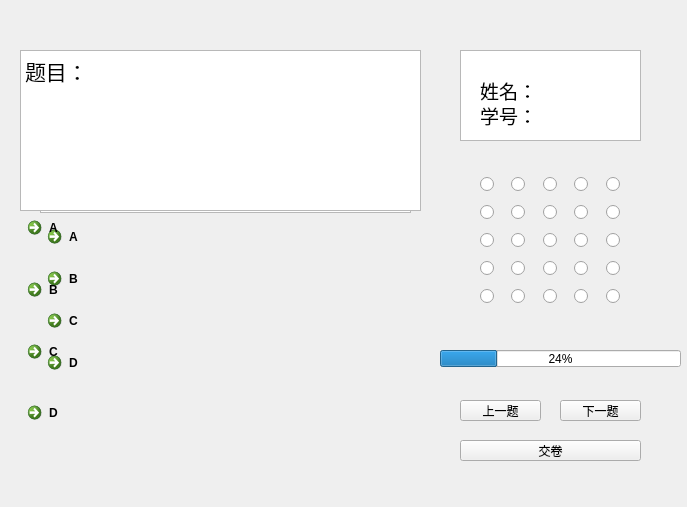
<?xml version="1.0" encoding="UTF-8"?>
<ui version="4.0">
 <class>studentexam</class>
 <widget class="QWidget" name="studentexam">
  <property name="geometry">
   <rect>
    <x>0</x>
    <y>0</y>
    <width>687</width>
    <height>507</height>
   </rect>
  </property>
  <property name="windowTitle">
   <string>Form</string>
  </property>
  <widget class="QProgressBar" name="progressBar">
   <property name="geometry">
    <rect>
     <x>440</x>
     <y>350</y>
     <width>241</width>
     <height>17</height>
    </rect>
   </property>
   <property name="value">
    <number>24</number>
   </property>
  </widget>
  <widget class="QWidget" name="verticalLayoutWidget">
   <property name="geometry">
    <rect>
     <x>460</x>
     <y>50</y>
     <width>181</width>
     <height>91</height>
    </rect>
   </property>
   <layout class="QVBoxLayout" name="verticalLayout"/>
  </widget>
  <widget class="QWidget" name="gridLayoutWidget">
   <property name="geometry">
    <rect>
     <x>480</x>
     <y>170</y>
     <width>151</width>
     <height>141</height>
    </rect>
   </property>
   <layout class="QGridLayout" name="gridLayout">
    <item row="3" column="1">
     <widget class="QRadioButton" name="radioButton_17">
      <property name="text">
       <string/>
      </property>
     </widget>
    </item>
    <item row="3" column="2">
     <widget class="QRadioButton" name="radioButton_18">
      <property name="text">
       <string/>
      </property>
     </widget>
    </item>
    <item row="3" column="3">
     <widget class="QRadioButton" name="radioButton_19">
      <property name="text">
       <string/>
      </property>
     </widget>
    </item>
    <item row="2" column="1">
     <widget class="QRadioButton" name="radioButton_12">
      <property name="text">
       <string/>
      </property>
     </widget>
    </item>
    <item row="2" column="4">
     <widget class="QRadioButton" name="radioButton_15">
      <property name="text">
       <string/>
      </property>
     </widget>
    </item>
    <item row="3" column="0">
     <widget class="QRadioButton" name="radioButton_16">
      <property name="text">
       <string/>
      </property>
     </widget>
    </item>
    <item row="3" column="4">
     <widget class="QRadioButton" name="radioButton_20">
      <property name="text">
       <string/>
      </property>
     </widget>
    </item>
    <item row="1" column="1">
     <widget class="QRadioButton" name="radioButton_7">
      <property name="text">
       <string/>
      </property>
     </widget>
    </item>
    <item row="0" column="2">
     <widget class="QRadioButton" name="radioButton_3">
      <property name="text">
       <string/>
      </property>
     </widget>
    </item>
    <item row="1" column="0">
     <widget class="QRadioButton" name="radioButton_6">
      <property name="text">
       <string/>
      </property>
     </widget>
    </item>
    <item row="0" column="3">
     <widget class="QRadioButton" name="radioButton_4">
      <property name="text">
       <string/>
      </property>
     </widget>
    </item>
    <item row="1" column="2">
     <widget class="QRadioButton" name="radioButton_8">
      <property name="text">
       <string/>
      </property>
     </widget>
    </item>
    <item row="0" column="4">
     <widget class="QRadioButton" name="radioButton_5">
      <property name="text">
       <string/>
      </property>
     </widget>
    </item>
    <item row="1" column="3">
     <widget class="QRadioButton" name="radioButton_9">
      <property name="text">
       <string/>
      </property>
     </widget>
    </item>
    <item row="2" column="0">
     <widget class="QRadioButton" name="radioButton_11">
      <property name="text">
       <string/>
      </property>
     </widget>
    </item>
    <item row="0" column="0">
     <widget class="QRadioButton" name="radioButton_1">
      <property name="text">
       <string/>
      </property>
     </widget>
    </item>
    <item row="0" column="1">
     <widget class="QRadioButton" name="radioButton_2">
      <property name="text">
       <string/>
      </property>
     </widget>
    </item>
    <item row="2" column="2">
     <widget class="QRadioButton" name="radioButton_13">
      <property name="text">
       <string/>
      </property>
     </widget>
    </item>
    <item row="2" column="3">
     <widget class="QRadioButton" name="radioButton_14">
      <property name="text">
       <string/>
      </property>
     </widget>
    </item>
    <item row="1" column="4">
     <widget class="QRadioButton" name="radioButton_10">
      <property name="text">
       <string/>
      </property>
     </widget>
    </item>
    <item row="4" column="0">
     <widget class="QRadioButton" name="radioButton_21">
      <property name="text">
       <string/>
      </property>
     </widget>
    </item>
    <item row="4" column="1">
     <widget class="QRadioButton" name="radioButton_22">
      <property name="text">
       <string/>
      </property>
     </widget>
    </item>
    <item row="4" column="2">
     <widget class="QRadioButton" name="radioButton_23">
      <property name="text">
       <string/>
      </property>
     </widget>
    </item>
    <item row="4" column="3">
     <widget class="QRadioButton" name="radioButton_24">
      <property name="text">
       <string/>
      </property>
     </widget>
    </item>
    <item row="4" column="4">
     <widget class="QRadioButton" name="radioButton_25">
      <property name="text">
       <string/>
      </property>
     </widget>
    </item>
   </layout>
  </widget>
  <widget class="QGraphicsView" name="graphicsView">
   <property name="geometry">
    <rect>
     <x>460</x>
     <y>50</y>
     <width>181</width>
     <height>91</height>
    </rect>
   </property>
   <property name="backgroundBrush">
    <brush brushstyle="SolidPattern">
     <color alpha="0">
      <red>178</red>
      <green>178</green>
      <blue>178</blue>
     </color>
    </brush>
   </property>
   <property name="foregroundBrush">
    <brush brushstyle="SolidPattern">
     <color alpha="255">
      <red>182</red>
      <green>182</green>
      <blue>182</blue>
     </color>
    </brush>
   </property>
  </widget>
  <widget class="QLabel" name="label_2">
   <property name="geometry">
    <rect>
     <x>470</x>
     <y>90</y>
     <width>158</width>
     <height>51</height>
    </rect>
   </property>
   <property name="text">
    <string>&lt;html&gt;&lt;head/&gt;&lt;body&gt;&lt;p&gt;&lt;span style=&quot; font-size:14pt;&quot;&gt;学号：&lt;/span&gt;&lt;/p&gt;&lt;/body&gt;&lt;/html&gt;</string>
   </property>
   <property name="scaledContents">
    <bool>false</bool>
   </property>
   <property name="indent">
    <number>10</number>
   </property>
   <property name="openExternalLinks">
    <bool>false</bool>
   </property>
  </widget>
  <widget class="QLabel" name="label">
   <property name="geometry">
    <rect>
     <x>470</x>
     <y>50</y>
     <width>158</width>
     <height>81</height>
    </rect>
   </property>
   <property name="text">
    <string>&lt;html&gt;&lt;head/&gt;&lt;body&gt;&lt;p&gt;&lt;span style=&quot; font-size:14pt;&quot;&gt;姓名：&lt;/span&gt;&lt;/p&gt;&lt;/body&gt;&lt;/html&gt;</string>
   </property>
   <property name="scaledContents">
    <bool>false</bool>
   </property>
   <property name="indent">
    <number>10</number>
   </property>
   <property name="openExternalLinks">
    <bool>false</bool>
   </property>
  </widget>
  <widget class="QWidget" name="verticalLayoutWidget_2">
   <property name="geometry">
    <rect>
     <x>40</x>
     <y>110</y>
     <width>371</width>
     <height>271</height>
    </rect>
   </property>
   <layout class="QVBoxLayout" name="verticalLayout_2">
    <item>
     <widget class="QTextBrowser" name="textBrowser_2">
      <property name="html">
       <string>&lt;!DOCTYPE HTML PUBLIC &quot;-//W3C//DTD HTML 4.0//EN&quot; &quot;http://www.w3.org/TR/REC-html40/strict.dtd&quot;&gt;
&lt;html&gt;&lt;head&gt;&lt;meta name=&quot;qrichtext&quot; content=&quot;1&quot; /&gt;&lt;style type=&quot;text/css&quot;&gt;
p, li { white-space: pre-wrap; }
&lt;/style&gt;&lt;/head&gt;&lt;body style=&quot; font-family:'SimSun'; font-size:9pt; font-weight:400; font-style:normal;&quot;&gt;
&lt;p style=&quot; margin-top:0px; margin-bottom:0px; margin-left:0px; margin-right:0px; -qt-block-indent:0; text-indent:0px;&quot;&gt;&lt;span style=&quot; font-size:16pt;&quot;&gt;题目：&lt;/span&gt;&lt;/p&gt;&lt;/body&gt;&lt;/html&gt;</string>
      </property>
     </widget>
    </item>
    <item>
     <widget class="QCommandLinkButton" name="commandLinkButton_4">
      <property name="text">
       <string>A</string>
      </property>
     </widget>
    </item>
    <item>
     <widget class="QCommandLinkButton" name="commandLinkButton_3">
      <property name="text">
       <string>B</string>
      </property>
     </widget>
    </item>
    <item>
     <widget class="QCommandLinkButton" name="commandLinkButton_2">
      <property name="text">
       <string>C</string>
      </property>
     </widget>
    </item>
    <item>
     <widget class="QCommandLinkButton" name="commandLinkButton">
      <property name="text">
       <string>D</string>
      </property>
     </widget>
    </item>
   </layout>
  </widget>
  <widget class="QPushButton" name="pushButton">
   <property name="geometry">
    <rect>
     <x>460</x>
     <y>400</y>
     <width>81</width>
     <height>21</height>
    </rect>
   </property>
   <property name="text">
    <string>上一题</string>
   </property>
  </widget>
  <widget class="QPushButton" name="pushButton_2">
   <property name="geometry">
    <rect>
     <x>560</x>
     <y>400</y>
     <width>81</width>
     <height>21</height>
    </rect>
   </property>
   <property name="text">
    <string>下一题</string>
   </property>
  </widget>
  <widget class="QPushButton" name="pushButton_3">
   <property name="geometry">
    <rect>
     <x>460</x>
     <y>440</y>
     <width>181</width>
     <height>21</height>
    </rect>
   </property>
   <property name="text">
    <string>交卷</string>
   </property>
  </widget>
  <widget class="QStackedWidget" name="stackedWidget">
   <property name="geometry">
    <rect>
     <x>20</x>
     <y>50</y>
     <width>401</width>
     <height>411</height>
    </rect>
   </property>
   <property name="currentIndex">
    <number>0</number>
   </property>
   <widget class="QWidget" name="page_3">
    <widget class="QTextBrowser" name="selectquestion_2">
     <property name="geometry">
      <rect>
       <x>0</x>
       <y>0</y>
       <width>401</width>
       <height>161</height>
      </rect>
     </property>
     <property name="html">
      <string>&lt;!DOCTYPE HTML PUBLIC &quot;-//W3C//DTD HTML 4.0//EN&quot; &quot;http://www.w3.org/TR/REC-html40/strict.dtd&quot;&gt;
&lt;html&gt;&lt;head&gt;&lt;meta name=&quot;qrichtext&quot; content=&quot;1&quot; /&gt;&lt;meta charset=&quot;utf-8&quot; /&gt;&lt;style type=&quot;text/css&quot;&gt;
p, li { white-space: pre-wrap; }
hr { height: 1px; border-width: 0; }
li.unchecked::marker { content: &quot;\2610&quot;; }
li.checked::marker { content: &quot;\2612&quot;; }
&lt;/style&gt;&lt;/head&gt;&lt;body style=&quot; font-family:'Microsoft YaHei UI'; font-size:9pt; font-weight:400; font-style:normal;&quot;&gt;
&lt;p style=&quot; margin-top:0px; margin-bottom:0px; margin-left:0px; margin-right:0px; -qt-block-indent:0; text-indent:0px;&quot;&gt;&lt;span style=&quot; font-family:'SimSun'; font-size:16pt;&quot;&gt;题目：&lt;/span&gt;&lt;/p&gt;&lt;/body&gt;&lt;/html&gt;</string>
     </property>
    </widget>
    <widget class="QWidget" name="verticalLayoutWidget_3">
     <property name="geometry">
      <rect>
       <x>0</x>
       <y>160</y>
       <width>401</width>
       <height>241</height>
      </rect>
     </property>
     <layout class="QVBoxLayout" name="verticalLayout_3">
      <item>
       <widget class="QCommandLinkButton" name="commandLinkButton_1">
        <property name="text">
         <string>A</string>
        </property>
       </widget>
      </item>
      <item>
       <widget class="QCommandLinkButton" name="commandLinkButton_5">
        <property name="text">
         <string>B</string>
        </property>
       </widget>
      </item>
      <item>
       <widget class="QCommandLinkButton" name="commandLinkButton_6">
        <property name="text">
         <string>C</string>
        </property>
       </widget>
      </item>
      <item>
       <widget class="QCommandLinkButton" name="commandLinkButton_7">
        <property name="text">
         <string>D</string>
        </property>
       </widget>
      </item>
     </layout>
    </widget>
   </widget>
   <widget class="QWidget" name="page_4">
    <widget class="QTextBrowser" name="textquestion_2">
     <property name="geometry">
      <rect>
       <x>0</x>
       <y>0</y>
       <width>401</width>
       <height>211</height>
      </rect>
     </property>
     <property name="html">
      <string>&lt;!DOCTYPE HTML PUBLIC &quot;-//W3C//DTD HTML 4.0//EN&quot; &quot;http://www.w3.org/TR/REC-html40/strict.dtd&quot;&gt;
&lt;html&gt;&lt;head&gt;&lt;meta name=&quot;qrichtext&quot; content=&quot;1&quot; /&gt;&lt;meta charset=&quot;utf-8&quot; /&gt;&lt;style type=&quot;text/css&quot;&gt;
p, li { white-space: pre-wrap; }
hr { height: 1px; border-width: 0; }
li.unchecked::marker { content: &quot;\2610&quot;; }
li.checked::marker { content: &quot;\2612&quot;; }
&lt;/style&gt;&lt;/head&gt;&lt;body style=&quot; font-family:'Microsoft YaHei UI'; font-size:9pt; font-weight:400; font-style:normal;&quot;&gt;
&lt;p style=&quot; margin-top:0px; margin-bottom:0px; margin-left:0px; margin-right:0px; -qt-block-indent:0; text-indent:0px;&quot;&gt;&lt;span style=&quot; font-size:14pt;&quot;&gt;题目&lt;/span&gt;&lt;/p&gt;&lt;/body&gt;&lt;/html&gt;</string>
     </property>
    </widget>
    <widget class="QTextEdit" name="textEdit_2">
     <property name="geometry">
      <rect>
       <x>0</x>
       <y>210</y>
       <width>401</width>
       <height>201</height>
      </rect>
     </property>
     <property name="html">
      <string>&lt;!DOCTYPE HTML PUBLIC &quot;-//W3C//DTD HTML 4.0//EN&quot; &quot;http://www.w3.org/TR/REC-html40/strict.dtd&quot;&gt;
&lt;html&gt;&lt;head&gt;&lt;meta name=&quot;qrichtext&quot; content=&quot;1&quot; /&gt;&lt;meta charset=&quot;utf-8&quot; /&gt;&lt;style type=&quot;text/css&quot;&gt;
p, li { white-space: pre-wrap; }
hr { height: 1px; border-width: 0; }
li.unchecked::marker { content: &quot;\2610&quot;; }
li.checked::marker { content: &quot;\2612&quot;; }
&lt;/style&gt;&lt;/head&gt;&lt;body style=&quot; font-family:'Microsoft YaHei UI'; font-size:9pt; font-weight:400; font-style:normal;&quot;&gt;
&lt;p style=&quot; margin-top:0px; margin-bottom:0px; margin-left:0px; margin-right:0px; -qt-block-indent:0; text-indent:0px;&quot;&gt;&lt;span style=&quot; font-size:14pt;&quot;&gt;请作答：&lt;/span&gt;&lt;/p&gt;&lt;/body&gt;&lt;/html&gt;</string>
     </property>
    </widget>
   </widget>
  </widget>
 </widget>
 <resources/>
 <connections/>
</ui>
